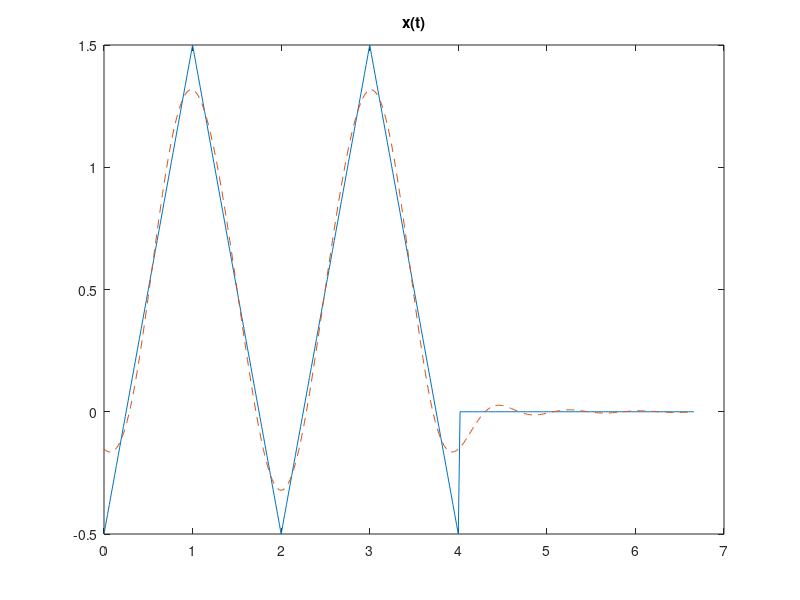
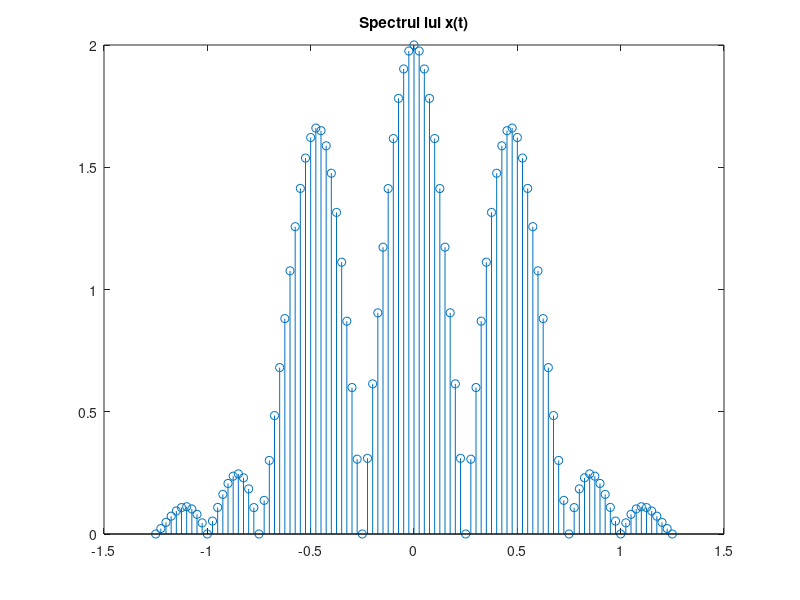

The MATLAB source for these figures, in order:
%Semnal triunghiular cu Perioada P = 40 s, Durata semnalelor D = 4 si Numar de coeficienti = 50

P = 40; 
D = 4; 
N = 50;
%pulsatia semnalului:
w0 = 2*pi/P; 
%esantionarea semnalului original:
tr = 0:0.02:D; 
%semnalul triunghiular original:
xr = sawtooth((pi)*tr,0.5)+0.5;
%esantionarea semnalului modificat:
t = 0:0.02:P/6;
x = zeros(1,length(t)); 
x(t<=D) = xr; 
figure(1);
plot(t,x),title('x(t)'); 
hold on;


for k = -N:N 
    x2 = xr; %x2 e semnalul realizat dupa formula SF data
    x2 = x2 .* exp(-1i*k*w0*tr); %inmultire element cu element a doua matrice
    X(k+N+1) = 0; 
    for i = 1:length(tr)-1
        X(k+N+1) = X(k+N+1) + (tr(i+1)-tr(i)) * (x2(i)+x2(i+1))/2; %reconstructia folosind coeficientii
    end
end

for i = 1:length(t) 
    xf(i) = 0; 
    for k=-N:N
        xf(i) = xf(i) + (1/P) * X(k+51) * exp(1i*k*w0*t(i));  %reconstructia folosind coeficientii
    end
end
%afisare reconstructie semnal folosind N coeficienti:
plot(t,xf,'--'); 

figure(2);
w=-50*w0:w0:50*w0; %w este vectorul ce ne va permite afisarea spectrului functiei
stem(w/(2*pi),abs(X)),title('Spectrul lui x(t)'); %afisarea spectrului
